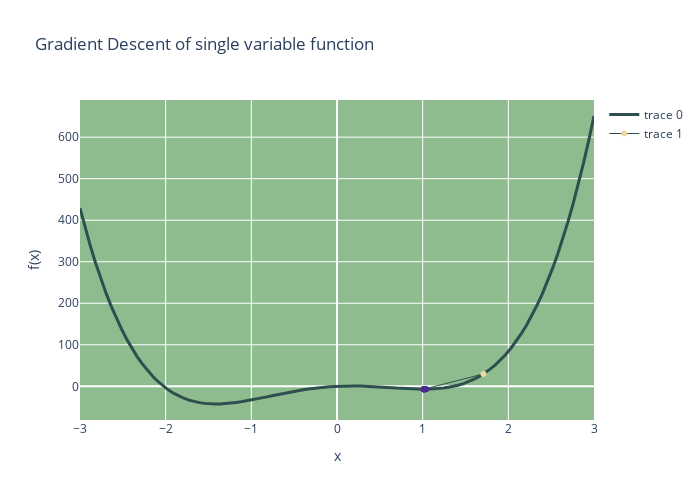

The notebook cell this image was saved under:
### Markdown cell above
Wykres dla funkcji jednej zmiennej f(x):

### Code cell
max_r = 3
X = np.linspace(-max_r, max_r, 100)
Y = np.array([f(np.array([x])) for x in X])

pt = RNG.uniform(-max_r, max_r, 1)
dsc = gradient_descent(pt, 0.005, grad_f, 0.01, 100)
if not dsc[1]:
    print("Algorithm hasn't found the optimum, steps are out of bounds")
else:
    steps = np.array([x for x in dsc[0]
                    if abs(x[0]) < max_r])
    XS = steps[:, 0]
    YS = np.array([f(x) for x in steps])

    layout = go.Layout(width=700, height=500,
                       title='Gradient Descent of single variable function',
                       xaxis_title='x',
                       yaxis_title='f(x)',
                       plot_bgcolor='DarkSeaGreen')
    fig = go.Figure(data=[go.Scatter(x=X, y=Y, line=dict(color='DarkSlateGrey', width=3))], 
                    layout=layout)
    fig.add_trace(go.Scatter(x=XS, y=YS, mode='lines+markers', 
                            marker=dict(size=6, color=YS,
                            colorscale='Agsunset'),
                            line=dict(color='DarkSlateGrey', width=1)))
    fig.show()

### Figure 1 — Plotly figure (JSON) as saved in the notebook; plotly's stock layout.template omitted (floating-point values rounded to 4 significant figures)
{"data": [{"line": {"color": "DarkSlateGrey", "width": 3}, "type": "scatter", "x": [-3, -2.939, -2.879, -2.818, -2.758, -2.697, -2.636, -2.576, -2.515, -2.455, -2.394, -2.333, -2.273, -2.212, -2.152, -2.091, -2.03, -1.97, -1.909, -1.848, -1.788, -1.727, -1.667, -1.606, -1.545, -1.485, -1.424, -1.364, -1.303, -1.242, -1.182, -1.121, -1.061, -1, -0.9394, -0.8788, -0.8182, -0.7576, -0.697, -0.6364, -0.5758, -0.5152, -0.4545, -0.3939, -0.3333, -0.2727, -0.2121, -0.1515, -0.09091, -0.0303, 0.0303, 0.09091, 0.1515, 0.2121, 0.2727, 0.3333, 0.3939, 0.4545, 0.5152, 0.5758, 0.6364, 0.697, 0.7576, 0.8182, 0.8788, 0.9394, 1, 1.061, 1.121, 1.182, 1.242, 1.303, 1.364, 1.424, 1.485, 1.545, 1.606, 1.667, 1.727, 1.788, 1.848, 1.909, 1.97, 2.03, 2.091, 2.152, 2.212, 2.273, 2.333, 2.394, 2.455, 2.515, 2.576, 2.636, 2.697, 2.758, 2.818, 2.879, 2.939, 3], "y": [429, 381.7, 337.8, 297.2, 259.6, 225.0, 193.2, 164.1, 137.5, 113.3, 91.41, 71.64, 53.9, 38.06, 24.01, 11.65, 0.8451, -8.492, -16.47, -23.19, -28.74, -33.23, -36.73, -39.34, -41.14, -42.2, -42.62, -42.45, -41.78, -40.66, -39.16, -37.35, -35.28, -33, -30.57, -28.03, -25.43, -22.8, -20.2, -17.65, -15.18, -12.82, -10.6, -8.538, -6.654, -4.964, -3.479, -2.209, -1.159, -0.3307, 0.2756, 0.6641, 0.8422, 0.8202, 0.612, 0.2346, -0.292, -0.9443, -1.696, -2.516, -3.372, -4.228, -5.044, -5.776, -6.38, -6.806, -7, -6.908, -6.469, -5.623, -4.303, -2.441, 0.03586, 3.202, 7.137, 11.92, 17.64, 24.38, 32.24, 41.31, 51.68, 63.46, 76.75, 91.67, 108.3, 126.8, 147.3, 169.8, 194.5, 221.6, 251.1, 283.3, 318.2, 355.9, 396.7, 440.6, 487.8, 538.6, 592.9, 651]}, {"line": {"color": "DarkSlateGrey", "width": 1}, "marker": {"color": [29.78, -6.97, -6.995, -7.002, -7.005, -7.006, -7.006, -7.006, -7.006, -7.006, -7.006, -7.006, -7.006], "colorscale": [[0, "rgb(75, 41, 145)"], [0.1667, "rgb(135, 44, 162)"], [0.3333, "rgb(192, 54, 157)"], [0.5, "rgb(234, 79, 136)"], [0.6667, "rgb(250, 120, 118)"], [0.8333, "rgb(246, 169, 122)"], [1, "rgb(237, 217, 163)"]], "size": 6}, "mode": "lines+markers", "type": "scatter", "x": [1.709, 1.042, 1.029, 1.022, 1.018, 1.016, 1.015, 1.014, 1.013, 1.013, 1.013, 1.013, 1.013], "y": [29.78, -6.97, -6.995, -7.002, -7.005, -7.006, -7.006, -7.006, -7.006, -7.006, -7.006, -7.006, -7.006]}], "layout": {"height": 500, "plot_bgcolor": "DarkSeaGreen", "title": {"text": "Gradient Descent of single variable function"}, "width": 700, "xaxis": {"title": {"text": "x"}}, "yaxis": {"title": {"text": "f(x)"}}}}
